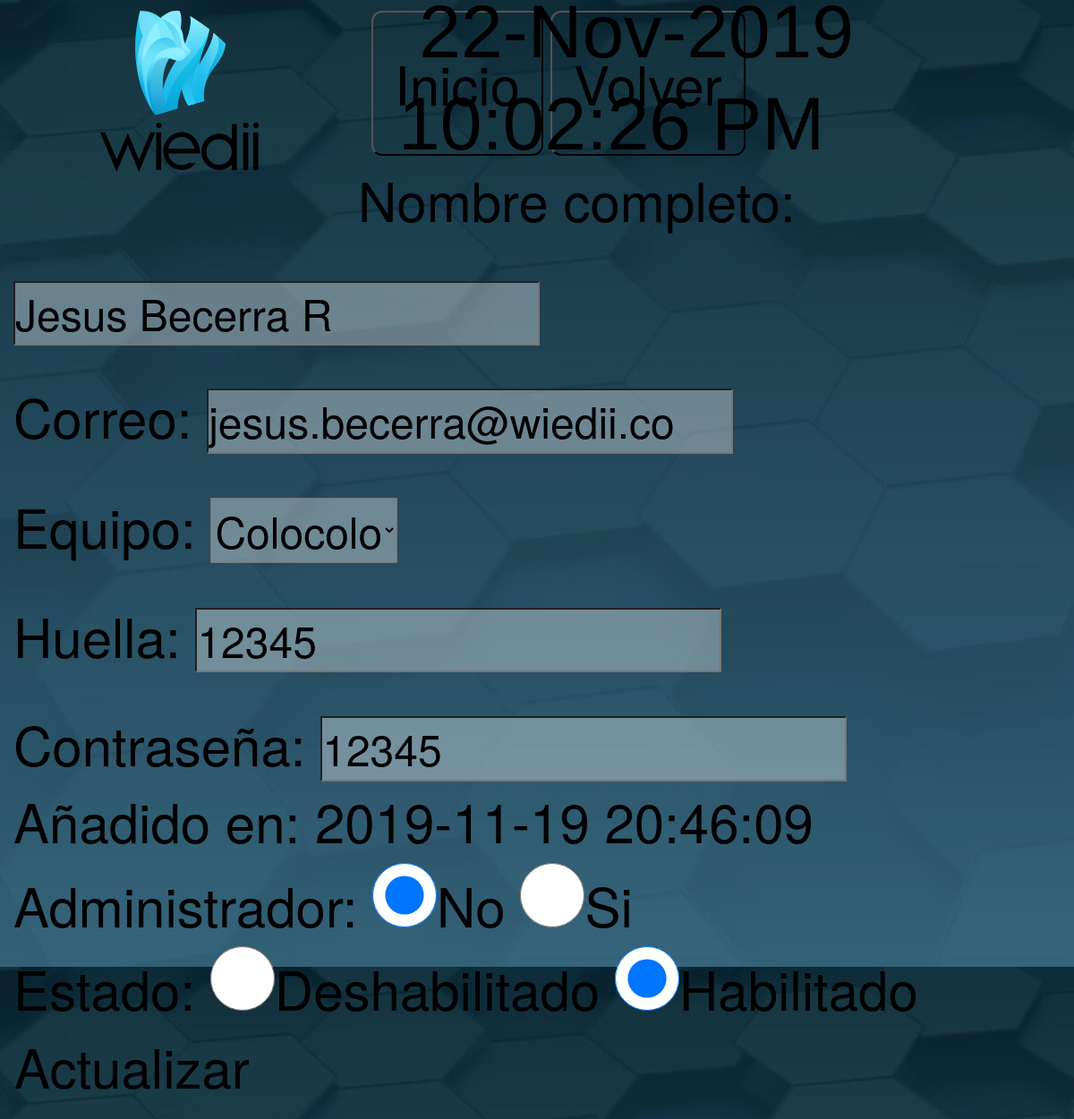
Screenshot of /include/edit.php?id=138 with the database file from the repository.
### tables this page shows
CREATE TABLE `usuarios` (
  `id` int(11) NOT NULL,
  `nombre_usu` varchar(255) DEFAULT NULL,
  `huella` varchar(255) NOT NULL,
  `contrasena` varchar(255) NOT NULL,
  `Id_equipo` int(11) NOT NULL,
  `correo` varchar(255) NOT NULL,
  `fecha` timestamp NOT NULL DEFAULT CURRENT_TIMESTAMP,
  `estado` char(2) NOT NULL,
  `admini` char(2) NOT NULL
);

CREATE TABLE `equipos` (
  `Id_equipo` int(11) NOT NULL,
  `nombre_equipo` varchar(255) NOT NULL,
  `hora_entrada` time NOT NULL,
  `hora_salida` time NOT NULL
);

### include/edit.php (the view, shortened to what this page needs)
<?php
include "../db.php";
$nombre = '';
$huella = '';
$correo = '';
$equipo = '';
$contrasena='';
if (isset($_GET['id'])) {
  $id = $_GET['id'];
  $query = "SELECT * FROM usuarios u, equipos e WHERE u.id=$id and u.Id_equipo=e.Id_equipo";
  $result = mysqli_query($conn, $query);
  if (mysqli_num_rows($result) == 1) {
    $row = mysqli_fetch_array($result);
    $nombre = $row['nombre_usu'];
    $huella = $row['huella'];
    $contrasena=$row['contrasena'];
    $equipo = $row['nombre_equipo'];
    $correo = $row['correo'];
    $id_team = $row['Id_equipo'];
  }
}
?>
<?php include('header.php'); ?>
<div class="container p-4">
  <div class="row">
    <div class="">
      <div class="card card-body">
        <form action="edit.php?id=<?php echo $_GET['id']; ?>" method="POST">
          <div class="form-group" style="margin-top: 15vw;">
            Nombre completo:
            <input name="nombre" type="text" value="<?php echo $nombre; ?>" placeholder="Actualizar nombre">
            <br>
            Correo:
            <input name="correo" type="text" value="<?php echo $correo; ?>" placeholder="Actualizar correo">
            <br>
            Equipo:
            <select name="equipo" id="teams">
              <option selected='selected' value="<?php echo $id_team; ?>"><?php echo $equipo; ?></option>
            </select>
            <br>
            Huella:
            <input name="huella" value="<?php echo $huella; ?>">
            <br>
            Contraseña:
            <input name="contrasena" value="<?php echo $contrasena; ?>">
            <br>
            Añadido en: <?php echo $row['fecha']; ?>
            <br>
            Administrador:
            <input type="radio" name="admini" class="chkbox" value="No"checked>No
            <input type="radio" name="admini" class="chkbox" value="Si" >Si
            <br>
            Estado:
            <input type="radio" name="desha" class="chkbox" value="No">Deshabilitado
            <input type="radio" name="desha" class="chkbox" value="Si" checked>Habilitado
            <br>
            <button class="bguarda btn" name="update">Actualizar</button>
          </div>
        </form>
      </div>
    </div>
  </div>
</div>
<?php include('footer.php'); ?>

### css/style.css (style rules this page uses)
body { font-family: "Helvetica Neue", Helvetica, Arial, sans-serif; font-size: 5vw; line-height: 1.42857143; color: black; background-color: white; }
.bguarda { margin-top: 0vw; background-color: transparent; padding: 0vw 0vw; text-align: center; text-decoration: none; display: inline-block; font-size: 5vw; border-radius: 12px; }
* { margin: 0; padding: 0; box-sizing: border-box; }
input { background-color: rgba(238, 244, 245, 0.363); color: white; }
::placeholder { color: white; opacity: 1; }
button, input, optgroup, select, textarea { color: black; background-color: rgba(238, 244, 245, 0.363); font-size: 4vw; font-size-adjust: none; margin-top: 4vw; }
.chkbox { width: 6vw; height: 6vw; }

### rows the page displays
usuarios: nombre "Jesus Becerra R", correo "jesus.becerra@wiedii.co", equipo "Colocolo", huella "12345", contrasena "12345", fecha "2019-11-19 20:46:09"
